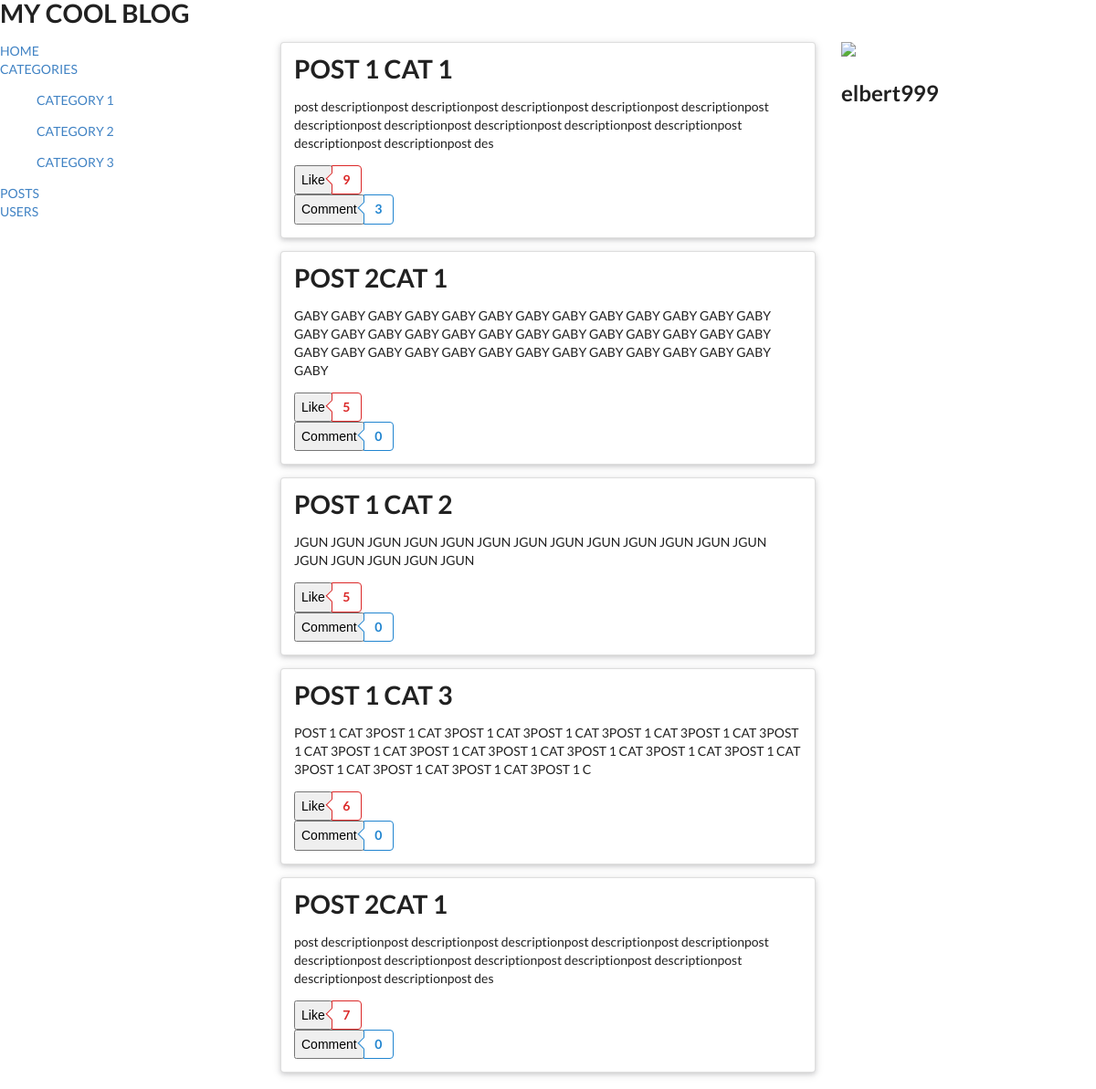
The page /Entry/ (signed in) on the database its author committed.
### Entry/models.py (models this page shows, shortened)
class Categories(models.Model):
    category = models.CharField(max_length = 50)
    created_at = models.DateTimeField(timezone.now())
    class Meta:
        verbose_name_plural = 'Categories'

class Posts(models.Model):
    category = models.ForeignKey(Categories, on_delete= models.CASCADE)
    user = models.ForeignKey(User, on_delete=models.CASCADE)
    post_name = models.CharField(max_length = 50)
    post_description = models.CharField(max_length = 200)
    post_like = models.IntegerField(default = 0)
    created_at = models.DateTimeField(timezone.now())
    class Meta:
        verbose_name_plural = 'Posts'

### Entry/views.py (the view)
# urls.py: path('', views.index,  name = 'index'),
def index(request):
    categories = Categories.objects.all()
    posts = Posts.objects.all()
    form = AuthenticationForm()
    like_id = -1
    for i in request.POST:
        if(request.POST[i] == 'Like'):
            like_id = i
    if(like_id != -1):
        post = Posts.objects.get(pk = like_id)
        post.post_like +=1
        post.save()
    context = {
        'categories': categories,
        'posts': posts,
        'form':form,
    }
    return render(request, 'Entry/index.html',context)

### Entry/templates/Entry/index.html (shortened to what this page needs)
{% extends 'base2.html' %}
{% block content %}
    <div class="eight wide column">
        {% for post in posts  %}
            <div class="ui raised container segment">
                <h1 class="ui header">{{post.post_name}}</h1>
                <p>{{post.post_description}}</p>
                <form action="{% url 'Entry:index' %}" method="post">
                <div class="ui labeled button" tabindex="0">
                    <input type="submit" name = {{post.id}} value="Like">
                    <a class="ui basic red left pointing label">
                        {{post.post_like}}
                    </a>
                </div>
                </form>
                <form action="{% url 'Entry:index' %}" method="post">
                <div class="ui labeled button" tabindex="0">
                    <input type="submit" name="" value="Comment">
                    <a class="ui basic left pointing blue label">
                        {{post.comments_set.all.count}}
                    </a>
                </div>
                </form>
            </div>
        {% endfor %}
    </div>
{% endblock %}

### Entry/templates/base2.html (shortened to what this page needs)
<!DOCTYPE html>
<html lang="en">
<head>
    <link rel="stylesheet" href="https://cdnjs.cloudflare.com/ajax/libs/semantic-ui/2.3.3/semantic.min.css">
    <div class="ui huge header"> MY COOL BLOG </div>
</head>
<body>
    <div class="ui grid">
        <div class="four wide column">
            <div>
                <a href="{% url 'Entry:index' %}">HOME</a>
            </div>
            <div>
                <a href="{% url 'Entry:categories' %}">CATEGORIES</a>
                <div>
                    {% for category in categories %}
                    <a href="{% url 'Entry:category' category.id %}">
                        <ul>{{ category.category }}</ul>
                    </a>
                    {% endfor %}
                </div>
            </div>
            <div>
                <a href="{% url 'Entry:posts' %}">POSTS</a>
            </div>
            <div>
                <a href="{% url 'Entry:users' %}">USERS</a>
            </div>
        </div>
        <div class="eight wide column">
            <div>
                {% block content %}
                {% endblock %}
            </div>
        </div>
        <div class="four wide column">
            {% if user.is_authenticated %}
            <img class="ui small image" src="http://notaris-ppatbadungbali.org/wp-content/uploads/2015/03/empty-profile.png">
            <h2>{{user.username}}</h2>
            {%endif%}
        </div>
    </div>
</body>
</html>

### rows shown on the page
Categories: category "CATEGORY 1"
Categories: category "CATEGORY 2"
Categories: category "CATEGORY 3"
Posts: post_name "POST 1 CAT 1", post_description "post descriptionpost descriptionpost descriptionpost descriptionpost descriptionpost descriptionpost descriptionpost descriptionpost descriptionpost descriptionpost descriptionpost descriptionpost des", post_like "9", comments_set.all.count "3"
Posts: post_name "POST 2CAT 1", post_description "GABY GABY GABY GABY GABY GABY GABY GABY GABY GABY GABY GABY GABY GABY GABY GABY GABY GABY GABY GABY GABY GABY GABY GABY GABY GABY GABY GABY GABY GABY GABY GABY GABY GABY GABY GABY GABY GABY GABY GABY", post_like "5", comments_set.all.count "0"
Posts: post_name "POST 1 CAT 2", post_description "JGUN JGUN JGUN JGUN JGUN JGUN JGUN JGUN JGUN JGUN JGUN JGUN JGUN JGUN JGUN JGUN JGUN JGUN", post_like "5", comments_set.all.count "0"
Posts: post_name "POST 1 CAT 3", post_description "POST 1 CAT 3POST 1 CAT 3POST 1 CAT 3POST 1 CAT 3POST 1 CAT 3POST 1 CAT 3POST 1 CAT 3POST 1 CAT 3POST 1 CAT 3POST 1 CAT 3POST 1 CAT 3POST 1 CAT 3POST 1 CAT 3POST 1 CAT 3POST 1 CAT 3POST 1 CAT 3POST 1 C", post_like "6", comments_set.all.count "0"
Posts: post_name "POST 2CAT 1", post_description "post descriptionpost descriptionpost descriptionpost descriptionpost descriptionpost descriptionpost descriptionpost descriptionpost descriptionpost descriptionpost descriptionpost descriptionpost des", post_like "7", comments_set.all.count "0"

### other values the page prints
{{ user.username }} "elbert999"
